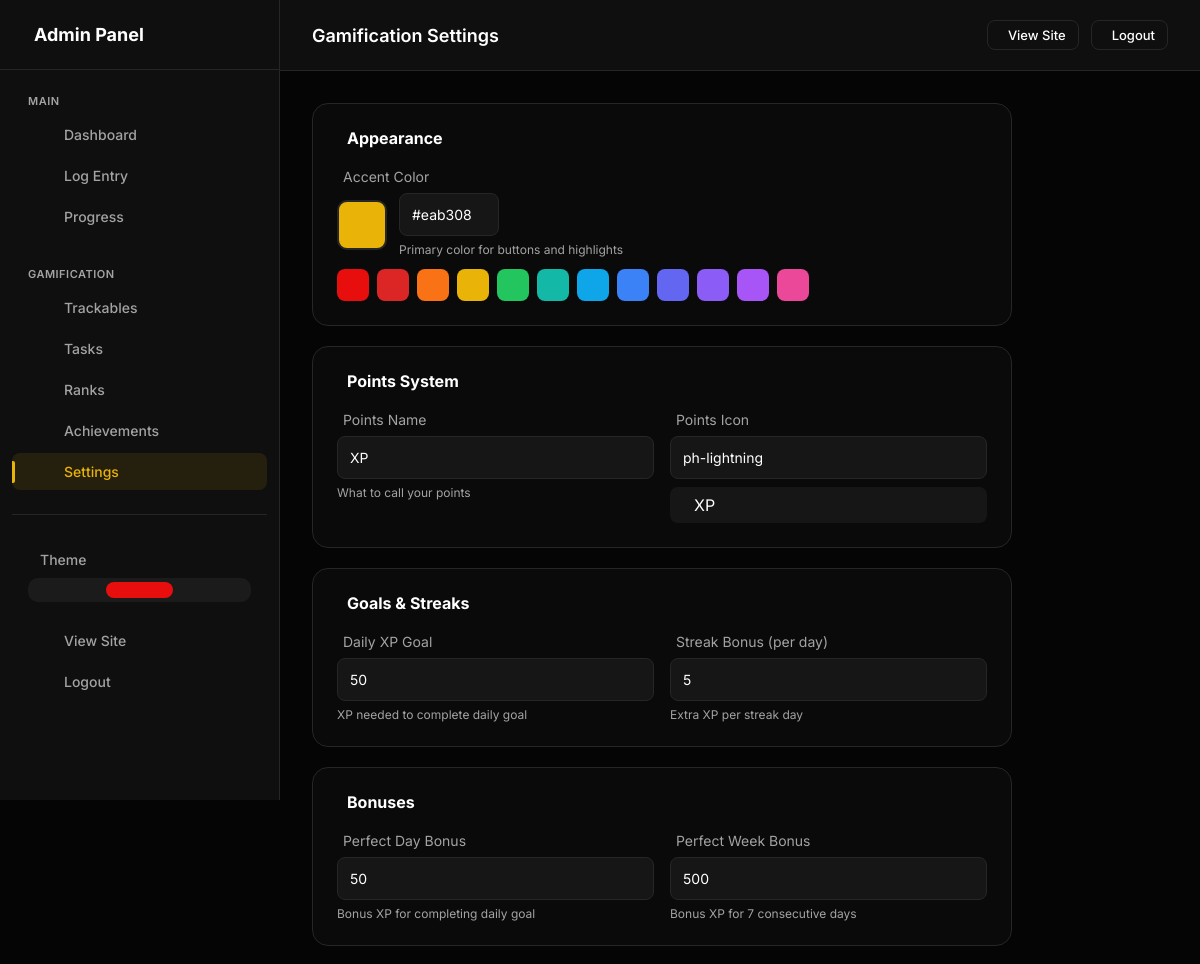
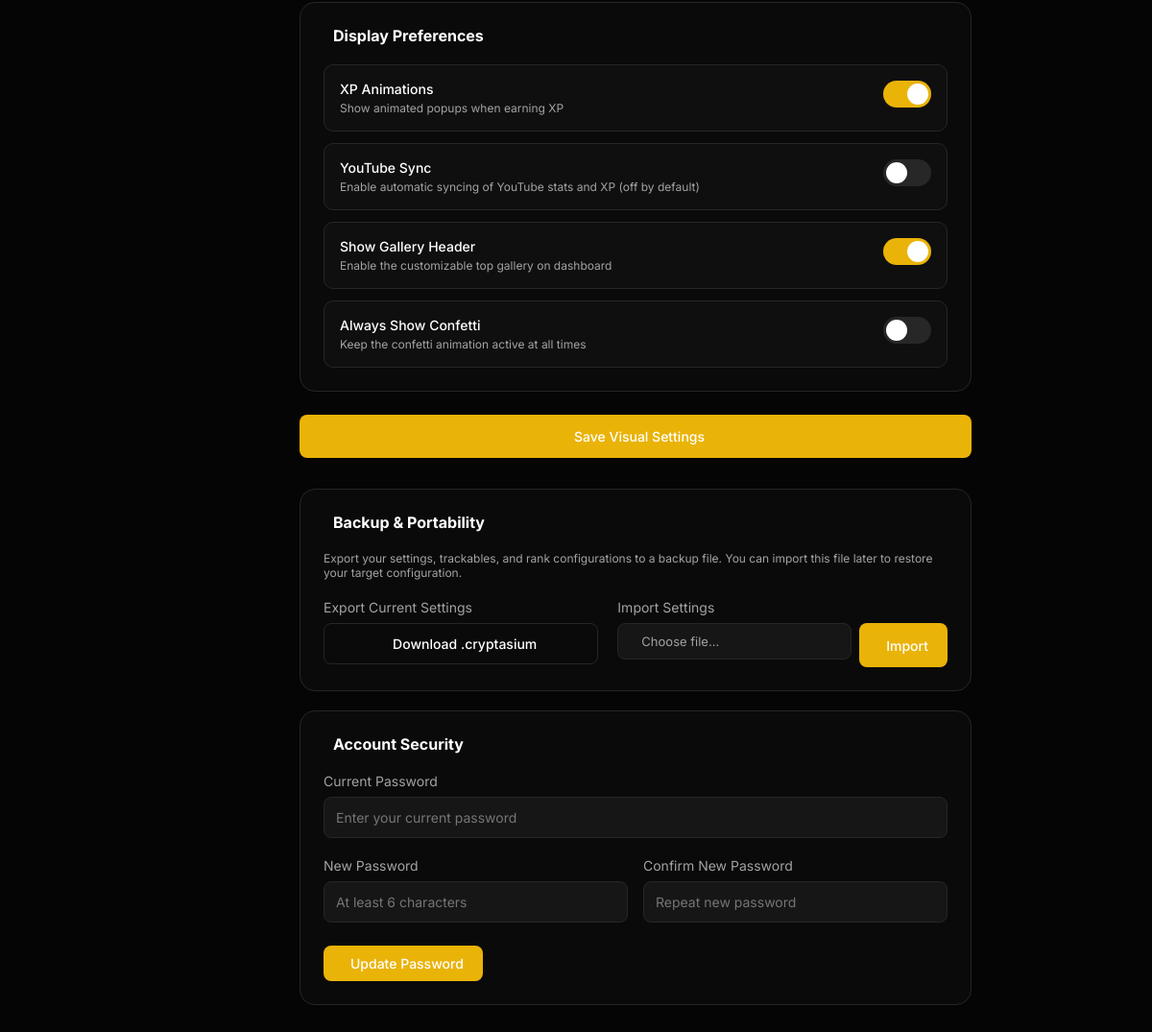
/admin/settings (signed in), run on the app's committed database (2 pictures, top to bottom).
### models.py (models this page shows, shortened)
class UserSettings(db.Model):
    __tablename__ = 'user_settings'
    id = db.Column(db.Integer, primary_key=True)
    user_id = db.Column(db.Integer, db.ForeignKey('users.id'), nullable=False, unique=True, index=True)
    accent_color = db.Column(db.String(20), default='#e90e0e')
    points_name = db.Column(db.String(20), default='XP')  # "XP", "Points", "Coins", etc.
    points_icon = db.Column(db.String(50), default='ph-lightning')
    daily_xp_goal = db.Column(db.Integer, default=50)
    perfect_day_bonus = db.Column(db.Integer, default=50)
    perfect_week_bonus = db.Column(db.Integer, default=500)
    streak_bonus_per_day = db.Column(db.Integer, default=5)  # Extra XP per streak day
    show_xp_animations = db.Column(db.Boolean, default=True)
    dark_mode = db.Column(db.Boolean, default=True)
    compact_view = db.Column(db.Boolean, default=False)
    show_dashboard_header = db.Column(db.Boolean, default=True)
    enable_youtube_sync = db.Column(db.Boolean, default=False)
    always_show_confetti = db.Column(db.Boolean, default=False)
    created_at = db.Column(db.DateTime, default=datetime.utcnow)
    updated_at = db.Column(db.DateTime, default=datetime.utcnow, onupdate=datetime.utcnow)

### app.py (the view, shortened to what this page needs)
    @app.route('/admin/settings', methods=['GET', 'POST'])
    @admin_required
    def admin_settings():
        settings = UserSettings.query.filter_by(user_id=current_user.id).first()
        if not settings:
            settings = UserSettings(user_id=current_user.id)
            db.session.add(settings)
            db.session.commit()
        return render_template('admin/settings.html', settings=settings)

### templates/admin/settings.html (shortened to what this page needs)
{% extends "admin/base.html" %}
{% block page_title %}Gamification Settings{% endblock %}
{% block content %}
<div class="settings-container">
    <form method="post">
        <div class="settings-section">
            <h3 class="settings-section-title">
                 Appearance
            </h3>
            <div class="form-group">
                <label> Accent Color</label>
                <div style="display: flex; gap: 12px; align-items: center;">
                    <div style="position: relative; width: 50px; height: 50px; border-radius: 10px; border: 2px solid var(--border); overflow: hidden; cursor: pointer;"
                        id="accentPreview">
                    </div>
                    <div>
                        <input type="text" id="accentColorText"
                            value="{{ settings.accent_color if settings.accent_color else '#e90e0e' }}"
                            style="width: 100px;" readonly>
                        <div class="help-text">Primary color for buttons and highlights</div>
                    </div>
                </div>
                <div style="display: flex; gap: 8px; margin-top: 12px; flex-wrap: wrap;">
                    {% set preset_colors = ['#e90e0e', '#dc2626', '#f97316', '#eab308', '#22c55e', '#14b8a6', '#0ea5e9',
                    '#3b82f6', '#6366f1', '#8b5cf6', '#a855f7', '#ec4899'] %}
                    {% for color in preset_colors %}
                    <button type="button" class="color-preset" data-color="{{ color }}"
                        style="width: 32px; height: 32px; border-radius: 8px; border: 2px solid transparent; background: {{ color }}; cursor: pointer;"
                        onclick="setAccentColor('{{ color }}')"></button>
                    {% endfor %}
                </div>
            </div>
        </div>
        <div class="settings-section">
            <h3 class="settings-section-title">
                 Points System
            </h3>
            <div class="form-row">
                <div class="form-group">
                    <label> Points Name</label>
                    <input type="text" name="points_name" value="{{ settings.points_name }}"
                        placeholder="XP, Points, Coins, etc.">
                    <div class="help-text">What to call your points</div>
                </div>
                <div class="form-group">
                    <label> Points Icon</label>
                    <input type="text" name="points_icon" value="{{ settings.points_icon }}" placeholder="ph-lightning">
                    <div class="icon-preview">
                        <span>{{ settings.points_name }}</span>
                    </div>
                </div>
            </div>
        </div>
        <div class="settings-section">
            <h3 class="settings-section-title">
                 Goals & Streaks
            </h3>
            <div class="form-row">
                <div class="form-group">
                    <label> Daily {{ points_name }} Goal</label>
                    <input type="number" name="daily_xp_goal" value="{{ settings.daily_xp_goal }}" min="0">
                    <div class="help-text">{{ points_name }} needed to complete daily goal</div>
                </div>
                <div class="form-group">
                    <label> Streak Bonus (per day)</label>
                    <input type="number" name="streak_bonus_per_day" value="{{ settings.streak_bonus_per_day }}"
                        min="0">
                    <div class="help-text">Extra {{ points_name }} per streak day</div>
                </div>
            </div>
        </div>
        <div class="settings-section">
            <h3 class="settings-section-title">
                 Bonuses
            </h3>
            <div class="form-row">
                <div class="form-group">
                    <label> Perfect Day Bonus</label>
                    <input type="number" name="perfect_day_bonus" value="{{ settings.perfect_day_bonus }}" min="0">
                    <div class="help-text">Bonus {{ points_name }} for completing daily goal</div>
                </div>
                <div class="form-group">
                    <label> Perfect Week Bonus</label>
                    <input type="number" name="perfect_week_bonus" value="{{ settings.perfect_week_bonus }}" min="0">
                    <div class="help-text">Bonus {{ points_name }} for 7 consecutive days</div>
                </div>
            </div>
        </div>
        <div class="settings-section">
            <h3 class="settings-section-title">
                 Display Preferences
            </h3>
            <div class="settings-toggle">
                <div class="toggle-info">
                    <div class="toggle-label">{{ points_name }} Animations</div>
                    <div class="toggle-description">Show animated popups when earning {{ points_name }}</div>
                </div>
                <label class="toggle-switch">
                    <span class="toggle-slider"></span>
                </label>
            </div>
            <div class="settings-toggle">
                <div class="toggle-info">
                    <div class="toggle-label">YouTube Sync</div>
                    <div class="toggle-description">Enable automatic syncing of YouTube stats and XP (off by default)
                    </div>
                </div>
                <label class="toggle-switch">
                    <span class="toggle-slider"></span>
                </label>
            </div>
            <div class="settings-toggle">
                <div class="toggle-info">
                    <div class="toggle-label">Show Gallery Header</div>
                    <div class="toggle-description">Enable the customizable top gallery on dashboard</div>
                </div>
                <label class="toggle-switch">
                    <span class="toggle-slider"></span>
                </label>
            </div>
            <div class="settings-toggle">
                <div class="toggle-info">
                    <div class="toggle-label">Always Show Confetti</div>
                    <div class="toggle-description">Keep the confetti animation active at all times</div>
                </div>
                <label class="toggle-switch">
                    <span class="toggle-slider"></span>
                </label>
            </div>
        </div>
        <div class="form-actions" style="margin-bottom: 32px;">
            <button type="submit" class="btn btn-primary" style="width: 100%; justify-content: center; padding: 14px;">
                 Save Visual Settings
            </button>
        </div>
    </form>
    <div class="settings-section">
        <div class="settings-section-title">
             Backup & Portability
        </div>
        <p class="help-text" style="margin-bottom: 20px;">
            Export your settings, trackables, and rank configurations to a backup file.
            You can import this file later to restore your target configuration.
        </p>
        <div class="form-row" style="grid-template-columns: 1fr 1.2fr; gap: 20px;">
            <div class="form-group">
                <label>Export Current Settings</label>
                <a href="{{ url_for('admin_export_settings') }}" class="btn btn-outline"
                    style="width: 100%; display: flex; justify-content: center; gap: 8px; padding: 12px;">
                     Download .cryptasium
                </a>
            </div>
            <form action="{{ url_for('admin_import_settings') }}" method="post" enctype="multipart/form-data"
                class="form-group">
                <label>Import Settings</label>
                <div style="display: flex; gap: 8px; align-items: stretch;">
                    <label class="custom-file-upload" style="flex: 1;">
                        <span class="file-name-display">Choose file...</span>
                    </label>
                    <button type="submit" class="btn btn-primary" style="padding: 0 20px; flex-shrink: 0;">
                         Import
                    </button>
                </div>
            </form>
        </div>
    </div>
    <div class="settings-section">
        <div class="settings-section-title">
             Account Security
        </div>
        <form action="{{ url_for('admin_reset_password') }}" method="post">
            <div class="form-group">
                <label>Current Password</label>
                <input type="password" name="current_password" required placeholder="Enter your current password">
            </div>
            <div class="form-row" style="margin-top: 20px;">
                <div class="form-group">
                    <label>New Password</label>
                    <input type="password" name="new_password" required minlength="6"
                        placeholder="At least 6 characters">
                </div>
                <div class="form-group">
                    <label>Confirm New Password</label>
                    <input type="password" name="confirm_password" required minlength="6"
                        placeholder="Repeat new password">
                </div>
            </div>
            <div class="form-actions" style="margin-top: 24px;">
                <button type="submit" class="btn btn-primary">
                     Update Password
                </button>
            </div>
        </form>
    </div>
</div>
{% endblock %}

### templates/admin/base.html (style rules this page uses)
:root, [data-theme="dark"] { --bg-body: #050505; --bg-card: #0f0f0f; --bg-card-hover: #141414; --border: #262626; --accent: #e90e0e; --accent-rgb: 233, 14, 14; --accent-hover: #c70202; --text-main: #ffffff; --text-muted: #a3a3a3; --font-sans: 'Inter', sans-serif; --font-mono: 'JetBrains Mono', monospace; --success: #10b981; --warning: #f59e0b; --danger: #ef4444; }
* { margin: 0; padding: 0; box-sizing: border-box; }
body { background-color: var(--bg-body); color: var(--text-main); font-family: var(--font-sans); overflow-x: hidden; -webkit-font-smoothing: antialiased; min-height: 100vh; }
a { text-decoration: none; color: inherit; transition: 0.3s; }
button { border: none; background: none; cursor: pointer; font-family: inherit; }
.btn { padding: 10px 20px; border-radius: 8px; font-size: 14px; font-weight: 500; transition: all 0.3s ease; display: inline-flex; align-items: center; gap: 8px; cursor: pointer; border: none; }
.btn-primary { background: var(--accent); color: #fff; }
.btn-outline { border: 1px solid var(--border); color: var(--text-main); background: transparent; }
input[type="text"], input[type="password"], input[type="email"], input[type="url"], input[type="number"], input[type="date"], input[type="time"], input[type="datetime-local"], textarea, select { width: 100%; padding: 12px; background: rgba(255, 255, 255, 0.05); border: 1px solid var(--border); border-radius: 8px; color: var(--text-main); font-size: 14px; font-family: inherit; box-sizing: border-box; }
.custom-file-upload { display: inline-flex; align-items: center; gap: 8px; padding: 10px 16px; background: rgba(255, 255, 255, 0.05); border: 1px solid var(--border); border-radius: 8px; cursor: pointer; font-size: 14px; transition: all 0.2s; color: var(--text-main); width: 100%; }
.file-name-display { font-size: 13px; color: var(--text-muted); white-space: nowrap; overflow: hidden; text-overflow: ellipsis; max-width: 150px; }
label { display: block; margin-bottom: 8px; color: var(--text-muted); font-size: 14px; }

### templates/admin/settings.html (style rules this page uses)
.settings-container { max-width: 700px; }
.settings-section { background: rgba(255, 255, 255, 0.02); border: 1px solid var(--border); border-radius: 16px; padding: 24px; margin-bottom: 20px; }
.settings-section-title { font-size: 16px; font-weight: 700; margin-bottom: 20px; display: flex; align-items: center; gap: 10px; }
.form-group { margin-bottom: 20px; }
.form-group:last-child { margin-bottom: 0; }
.form-row { display: grid; grid-template-columns: repeat(auto-fit, minmax(200px, 1fr)); gap: 16px; }
.form-row .form-group { margin-bottom: 0; }
label { display: flex; align-items: center; gap: 6px; }
.help-text { font-size: 12px; color: var(--text-muted); margin-top: 6px; }
.settings-toggle { display: flex; align-items: center; justify-content: space-between; padding: 16px; background: rgba(255, 255, 255, 0.02); border: 1px solid var(--border); border-radius: 10px; margin-bottom: 12px; }
.settings-toggle:last-child { margin-bottom: 0; }
.toggle-info { display: flex; flex-direction: column; gap: 4px; }
.toggle-label { font-weight: 500; font-size: 14px; }
.toggle-description { font-size: 12px; color: var(--text-muted); }
.toggle-switch { position: relative; width: 50px; height: 28px; }
.toggle-slider { position: absolute; cursor: pointer; top: 0; left: 0; right: 0; bottom: 0; background: rgba(255, 255, 255, 0.1); border-radius: 28px; transition: 0.3s; }
.toggle-slider:before { position: absolute; content: ""; height: 22px; width: 22px; left: 3px; bottom: 3px; background: white; border-radius: 50%; transition: 0.3s; }
.toggle-switch input:checked+.toggle-slider { background: var(--accent); }
.toggle-switch input:checked+.toggle-slider:before { transform: translateX(22px); }
.form-actions { display: flex; gap: 12px; margin-top: 24px; }
.icon-preview { display: flex; align-items: center; gap: 8px; padding: 8px 16px; background: rgba(255, 255, 255, 0.05); border-radius: 8px; margin-top: 8px; }

### data on the page
UserSettings: accent_color "#eab308", points_name "XP", points_icon "ph-lightning", daily_xp_goal "50", streak_bonus_per_day "5", perfect_day_bonus "50", perfect_week_bonus "500"
